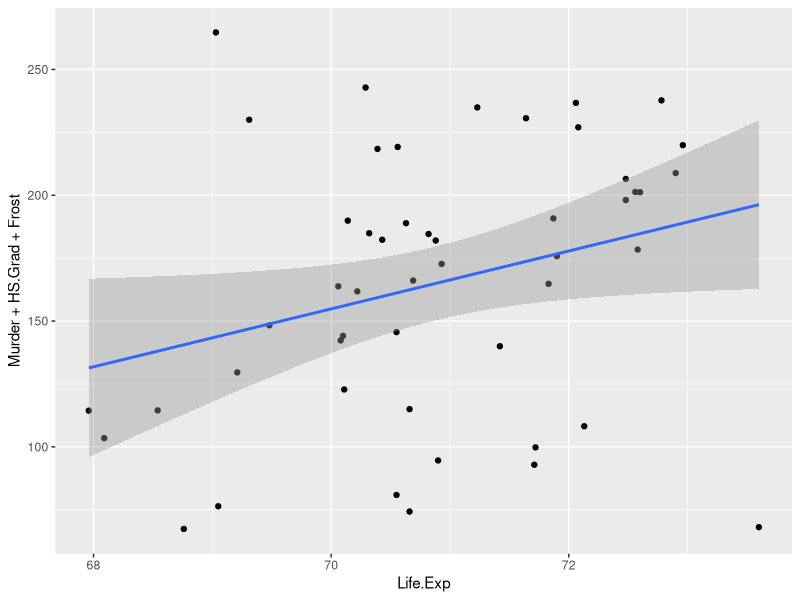
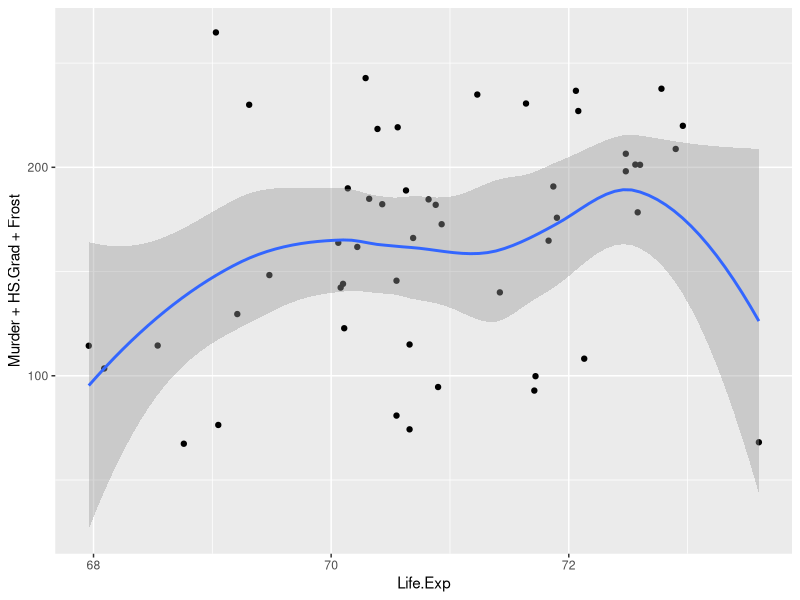
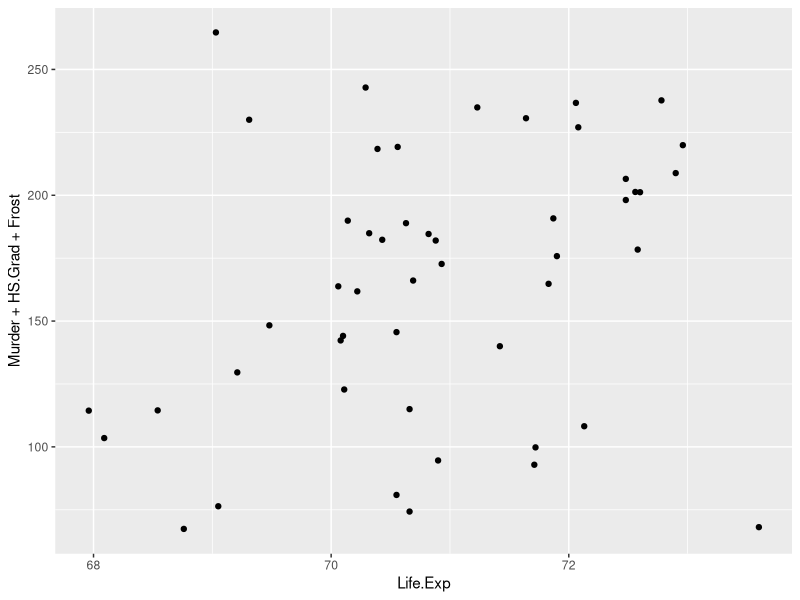
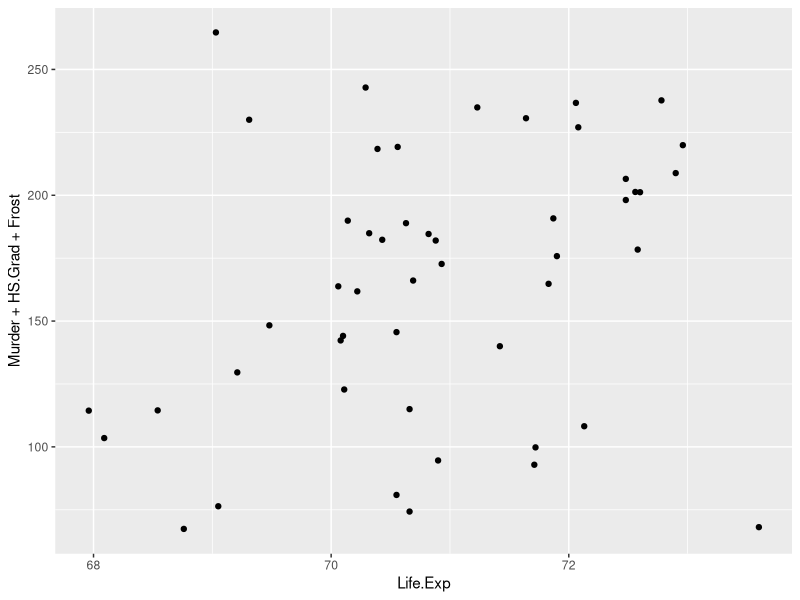
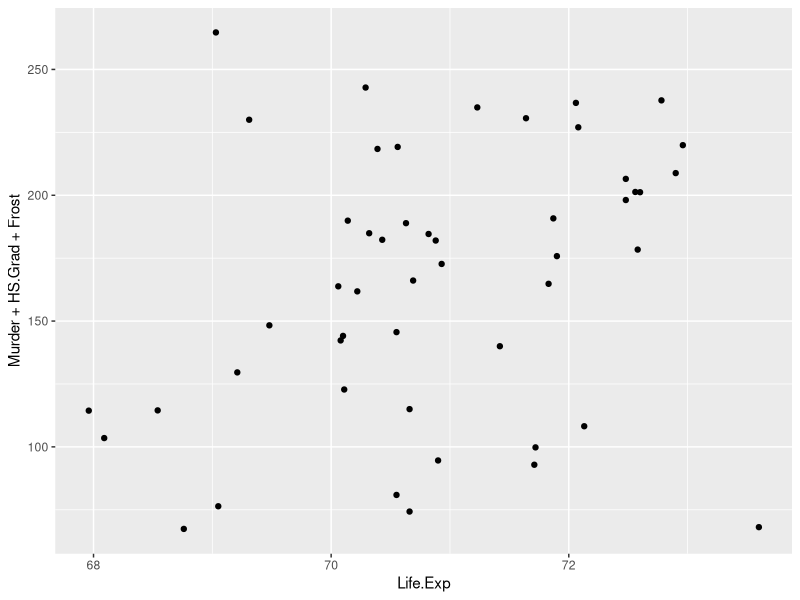

These figures' R source, in order:
##https://seriousstats.wordpress.com/tag/splines/
library(ggplot2)
library(GGally)

data(state)
View(state.x77)
st = as.data.frame(state.x77)
#lets rename the column without space
colnames(st)[4] = "Life.Exp"         # no spaces in variable names, please
colnames(st)[6] = "HS.Grad"

#already derive why to avoid other param or to find non performer in the model
model = lm(Life.Exp ~ Murder + HS.Grad + Frost , data=st)




qplot(Life.Exp, Murder +
        HS.Grad + Frost, data = model, geom = c("point", "smooth"),
      method = "lm")

#Even lm plotted a straight line above but when we want more data drive plot the very good
#choice will be local regression approach such as loess. It actually fit the data using a complex
#curve so naturally we can expect more better prediction
qplot(Life.Exp, Murder +
        HS.Grad + Frost, data = model, geom = c("point", "smooth"),
      method = "loess")

#Spline is an alternative of loess that fits sections of simpler curves together
#but increasing the degree in the formula can lead to OVERFITTING error
qplot(Life.Exp, Murder +
        HS.Grad + Frost, data = model, geom = c("point", "smooth"),
      method = "lm",formula = y ~ ns(x, 3))

#OVERFITTING EXAMPLE
qplot(Life.Exp, Murder +
        HS.Grad + Frost, data = model, geom = c("point", "smooth"),
      method = "lm",formula = y ~ ns(x, 15))


qplot(Life.Exp, Murder +
        HS.Grad + Frost, data = model, geom = c("point", "smooth"),
      method = "rlm")